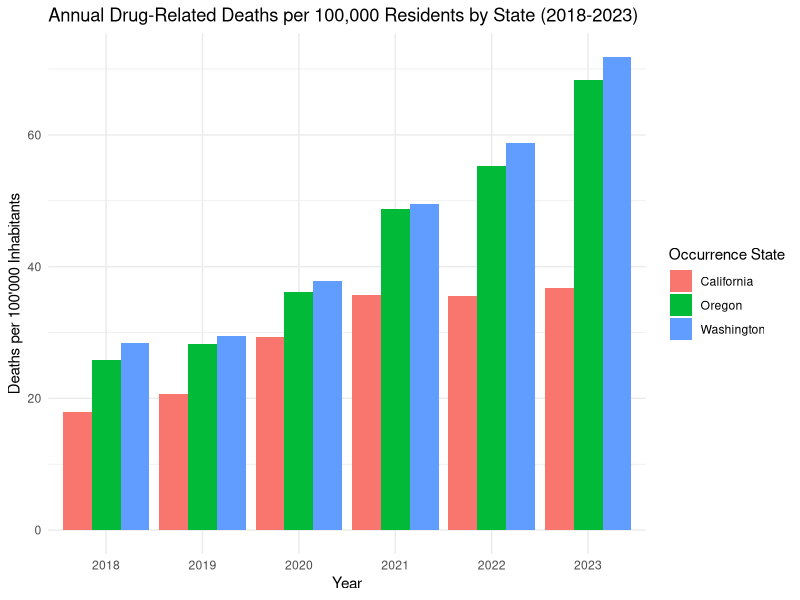
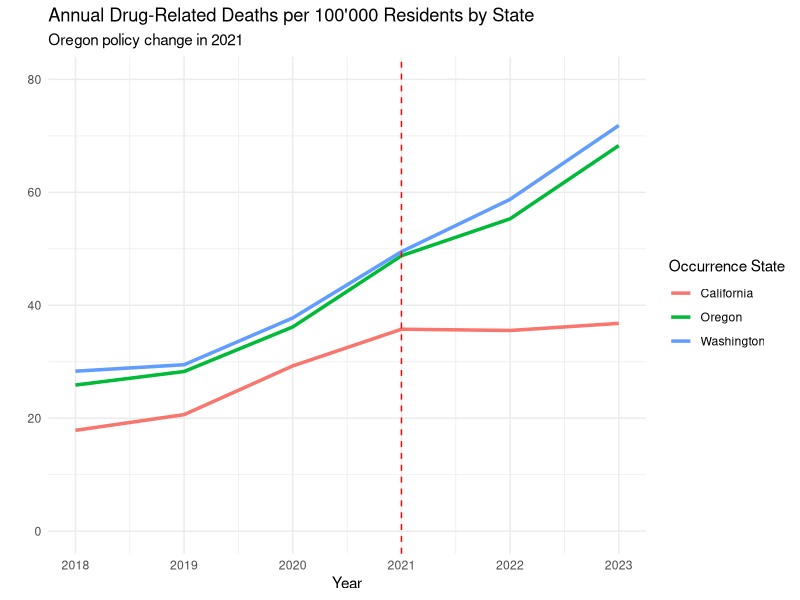
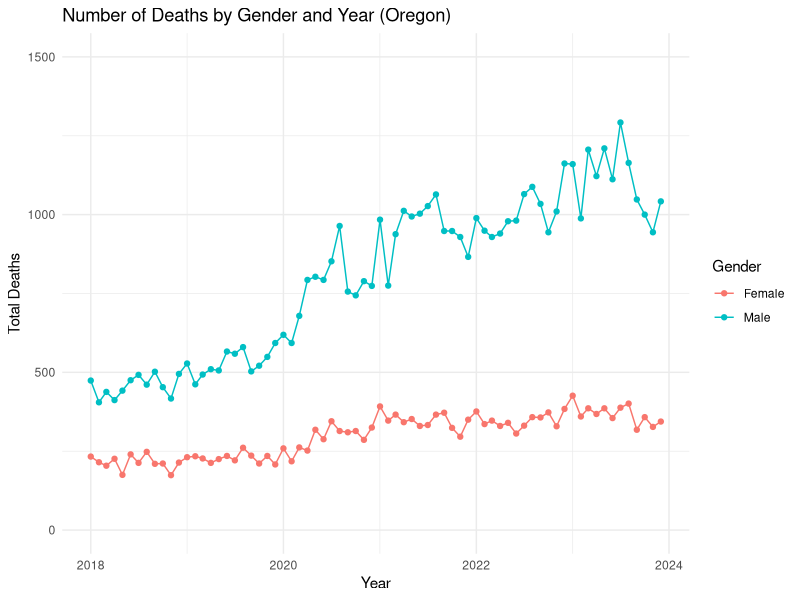
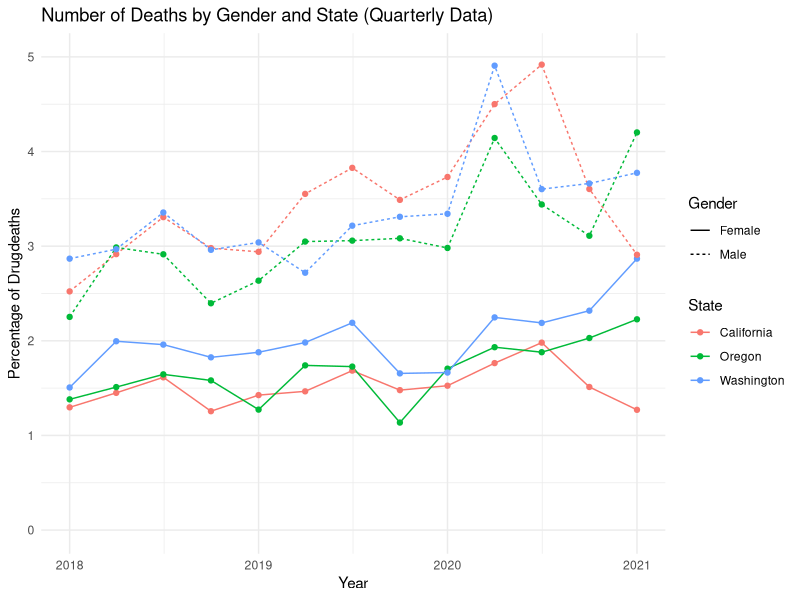
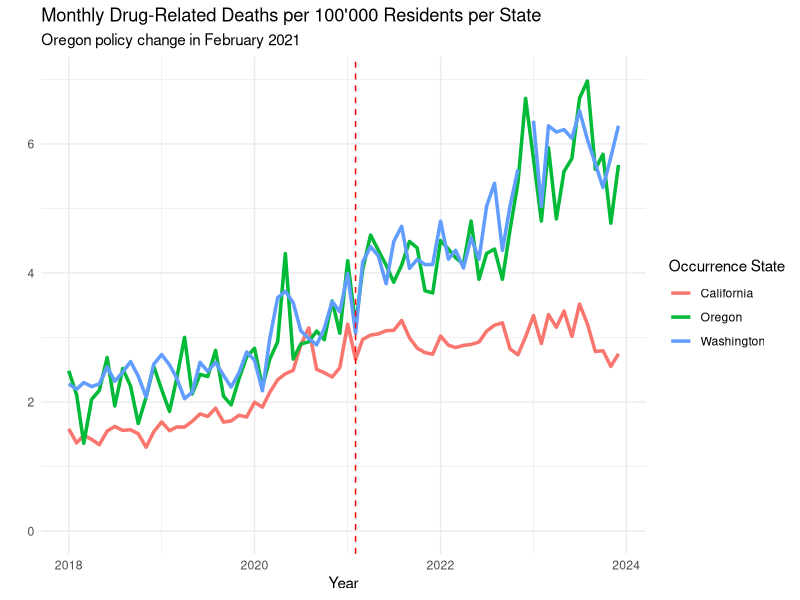
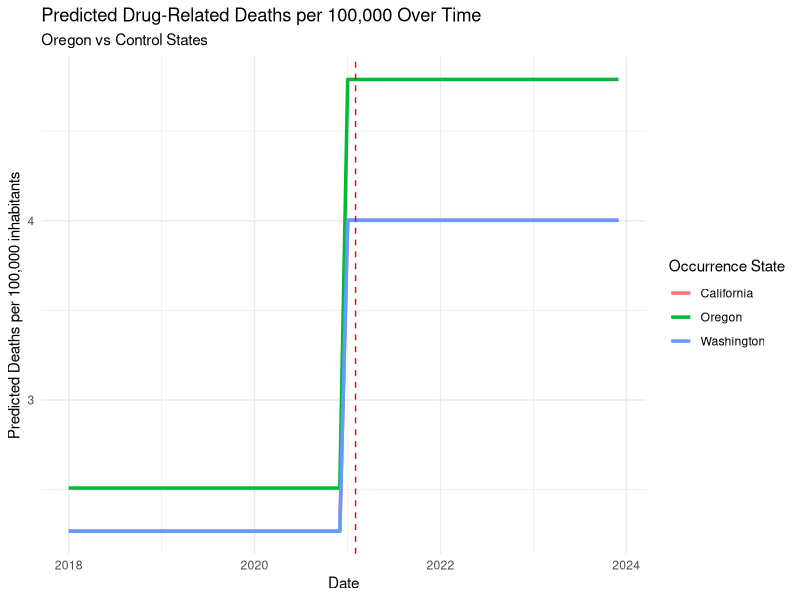
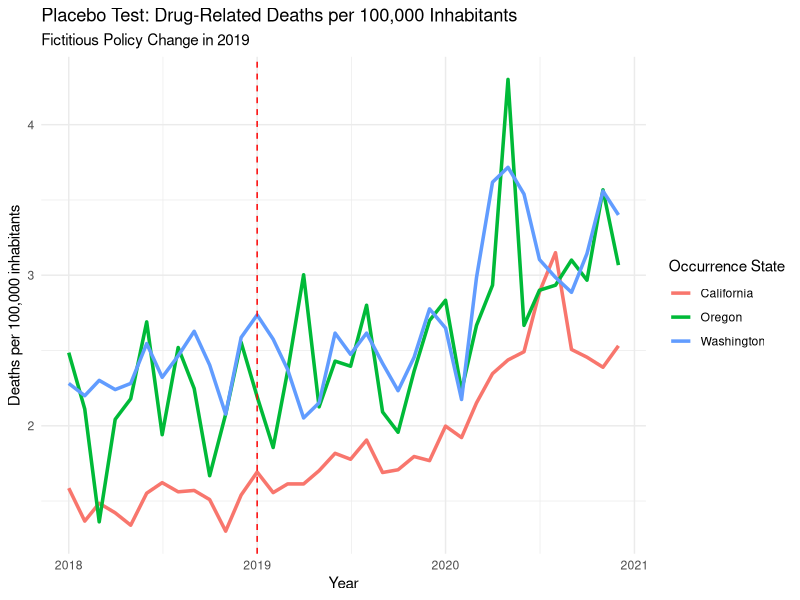
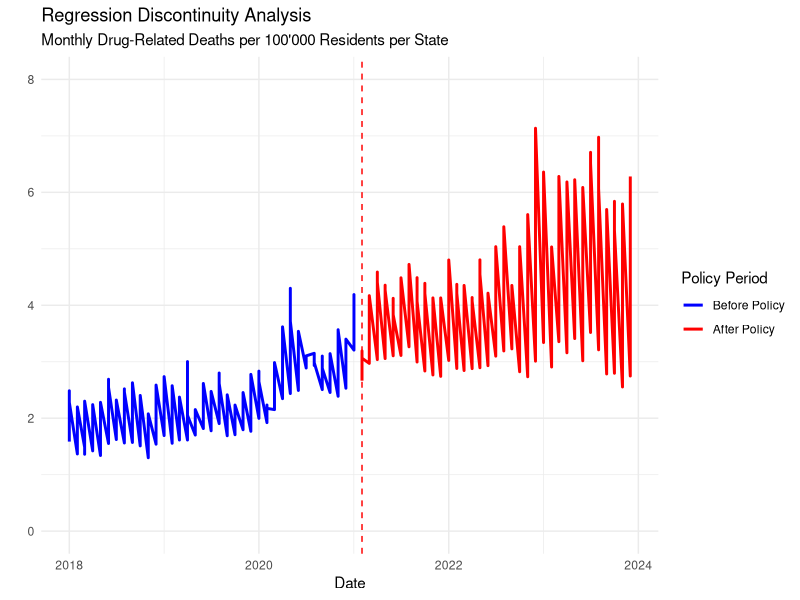

R code for these plots, in order:
## ---- chunk 1
knitr::opts_chunk$set(echo = TRUE)
## ---- chunk 2
library(readxl)
library(dplyr)
library(zoo)
library(lubridate)
library(ggplot2)
library(tidyr)
library(lmtest)
library(sandwich)
library(forecast)
library(plm)
  
#globally exclude code chunks from the output
knitr::opts_chunk$set(echo = FALSE)

#globally turn on caching
knitr::opts_chunk$set(cache = TRUE)

# globally turn off warnings and messages
knitr::opts_chunk$set(warning = FALSE)
knitr::opts_chunk$set(message = FALSE)

# globally set the theme for ggplot
theme_set(theme_minimal())

#setting directory
#setwd(dirname(rstudioapi::getSourceEditorContext()$path))
getwd()
## ---- chunk 3
# load the relevant part of the Data set, exclude notes starting from row 4374
Data <- read_excel("data/Drug_related_Deaths_2018-2024.xlsx", n_max = 4374)


# Overview for the Data
head(Data, 10)
str(Data)

## ---- chunk 4
# Read population data from Excel file for each region

# Load the population data from the first range (D244:M244)
population_oregon_1 <- read_excel("data/Ca_Or_Wa Population 2010-23.xlsx", 
                                  sheet = "Oregon", 
                                  range = "D244:M244", 
                                  col_names = FALSE)  

# Load the population data from the second range (Q244:T244)
population_oregon_2 <- read_excel("data/Ca_Or_Wa Population 2010-23.xlsx", 
                                  sheet = "Oregon", 
                                  range = "Q244:T244", 
                                  col_names = FALSE)  

# Combine the two data frames (horizontally) into one row
population_oregon <- cbind(population_oregon_1, population_oregon_2)

# Manually set the column names (years 2010 to 2023)
colnames(population_oregon) <- 2010:2023



# Load the population data from the first range in California
population_california_1 <- read_excel("data/Ca_Or_Wa Population 2010-23.xlsx", 
                                  sheet = "California", 
                                  range = "D487:M487", 
                                  col_names = FALSE)  

# Load the population data from the second range (Q487:T487)
population_california_2 <- read_excel("data/Ca_Or_Wa Population 2010-23.xlsx", 
                                  sheet = "California", 
                                  range = "Q487:T487", 
                                  col_names = FALSE)  

# Combine the two data frames (horizontally) into one row
population_california <- cbind(population_california_1, population_california_2)

# Manually set the column names (years 2010 to 2023)
colnames(population_california) <- 2010:2023



# Load the population data from the first range in Washington
population_washington_1 <- read_excel("data/Ca_Or_Wa Population 2010-23.xlsx", 
                                  sheet = "Washington", 
                                  range = "D286:M286", 
                                  col_names = FALSE)  

# Load the population data from the second range 
population_washington_2 <- read_excel("data/Ca_Or_Wa Population 2010-23.xlsx", 
                                  sheet = "Washington", 
                                  range = "Q286:T286", 
                                  col_names = FALSE)  

# Combine the two data frames (horizontally) into one row
population_washington <- cbind(population_washington_1, population_washington_2)

# Manually set the column names (years 2010 to 2023)
colnames(population_washington) <- 2010:2023


# Combine population data into a single data frame with an added column for state
population_data <- bind_rows(
  population_oregon %>% mutate(State = "Oregon"),
  population_washington %>% mutate(State = "Washington"),
  population_california %>% mutate(State = "California")
)


# Remove the temporary variables from the environment
rm(population_oregon_1, population_oregon_2, population_washington_1, 
   population_washington_2, population_california_1, population_california_2,
   population_oregon, population_washington, population_california)

# Convert wide format to long format
population_data <- population_data %>%
  pivot_longer(cols = -State,    # All columns except 'State'
               names_to = "year",   # The new column for years
               values_to = "population_count")  # The new column for population counts

#Convert year column to numeric
population_data$year <- as.numeric(population_data$year)  

## ---- chunk 5

# look into Dates 
unique(Data$Month)

# Delete Notes column without grepl 
Data <- Data[, !grepl("Notes", names(Data))]

# Delete Row Sep., 2024 since the data is not complete
Data <- Data[Data$Month != "Sep., 2024 (provisional and partial)", ]

# Create column Provisional (TRUE/FALSE) based on the col Month '(provisional)'
Data$Provisional <- grepl("\\(provisional\\)", Data$Month)

# Delete " (provisional)" from the Date
####Data$Month <- gsub(" \\(provisional\\)", "", Data$Month)

# Convert into Date Variable
####Data$Month <- as.yearmon(Data$Month, format = "%b., %Y")
Data <- Data %>%
  #mutate(`Month` = as.yearmon(`Month Code`, format = "%Y/%m"))
    mutate(`Month` = ym(`Month Code`))


#### look into Deaths
#### Data$Deaths

# count of "Suppressed"
sum(Data$Deaths == "Suppressed")

# Some of the numbers are "Suppressed" this means that there are between 1 and 9 cases
# To use Deaths as a number we can leave them as NA's or substitute by a random number between 1 and 9

# Set seed for reproducibility if needed
set.seed(23)  

# Replace "Suppressed" in the Death column with a random number between 1 and 9
Data$Deaths <- ifelse(Data$Deaths == "Suppressed", sample(1:9, sum(Data$Deaths == "Suppressed"), replace = TRUE), Data$Deaths)
Data$Deaths <- as.numeric(Data$Deaths)

summary(Data)
sum(Data$Deaths == "Suppressed")
# Delete all columns that end on Code, they are duplicates of the other columns
Data <- Data[, !grepl("Code$", names(Data))]

# keep one version of the Dataset with all Deaths
Data_complete <- Data

# Filters the data to only include drug-induced deaths (removes alcohol-induced and non-drug related deaths)
Data <- Data %>% filter(`UCD - Drug/Alcohol Induced` == "Drug-induced causes")

glimpse(Data)
## ---- chunk 6

# Filter the data for each complete years 2018 to 2023
Data_18_23 <- Data %>%
  filter(`Month` >= ym("2018-01") & `Month` <= ym("2023-12"))

# Group the data by occurrence state and year, then sum deaths per year
Data_18_23 <- Data_18_23 %>%
  group_by(`Occurrence State`, year = year(`Month`)) %>%
  summarise(Deaths = sum(Deaths))

# Merge the death data with population data by state and year
Data_with_population <- Data_18_23 %>%
  left_join(population_data, by = c("Occurrence State" = "State", "year" = "year"))

# Calculate deaths per 100,000 inhabitants for each year
Data_with_population <- Data_with_population %>%
  mutate(Deaths_per_100000 = (Deaths / population_count) * 100000)


# Plot the number of deaths per 10,000 inhabitants for each year and state
ggplot(Data_with_population, aes(x = factor(year), y = Deaths_per_100000, fill = `Occurrence State`)) +
  geom_bar(stat = "identity", position = "dodge") +
  labs(title = "Annual Drug-Related Deaths per 100,000 Residents by State (2018-2023)",
       x = "Year",
       y = "Deaths per 100'000 Inhabitants")


# Plot the trends over time for each state per year
ggplot(Data_with_population, aes(x = year, y = Deaths_per_100000, color = `Occurrence State`)) +
  geom_line(linewidth = 1.2) +
  geom_vline(xintercept = 2021, linetype = "dashed", color = "red") +  # Mark the policy change
  labs(title = "Annual Drug-Related Deaths per 100'000 Residents by State",
       subtitle = "Oregon policy change in 2021",
       x = "Year", y = "") +
   ylim(0, 80)   # Ensure y-axis starts at 0

## ---- chunk 7
# Prepare the data untill 2023
data_gender_year <- Data %>%
  filter(`Month` >= ym("2018-01") & `Month` <= ym("2023-12")) %>%
  select(Gender, Month, Deaths) %>%
  group_by(Gender, Month) %>%
  summarise(Total_Deaths = sum(Deaths, na.rm = TRUE)) %>%
  ungroup()

# Plot the data
ggplot(data_gender_year, aes(x = Month, y = Total_Deaths, color = Gender, group = Gender)) +
  geom_line() +
  geom_point() +
  labs(title = "Number of Deaths by Gender and Year (Oregon)",
       x = "Year",
       y = "Total Deaths",
       color = "Gender") +
       ylim(0, 1500) 

# Perform t-test for significant differences by gender 
t.test(Total_Deaths ~ Gender, data = data_gender_year)

## ---- chunk 8

# Prepare the data
#use quarterly data to make it smoother
data_Anova <- Data %>%
  filter(`Month` < ym("2021-02")) %>%
  mutate(Quarter = floor_date(as.Date(Month), "quarter")) %>%    
  select(Gender, Quarter, `Occurrence State`, Deaths) %>%
  group_by(Gender, Quarter, `Occurrence State`) %>%
  summarise(Total_Deaths = sum(Deaths, na.rm = TRUE)) %>%
  ungroup()

data_Anova$all_death <- Data_complete %>%
  filter(`Month` < ym("2021-02")) %>%
  mutate(Quarter = floor_date(as.Date(Month), "quarter")) %>%
  select(Gender, Quarter, `Occurrence State`, Deaths) %>%
  group_by(Gender, Quarter, `Occurrence State`) %>%
  summarise(Total_Deaths = sum(Deaths, na.rm = TRUE)) %>%
  ungroup() %>%
  pull(Total_Deaths)

data_Anova$DrugDeath_Percentage <- data_Anova$Total_Deaths / data_Anova$all_death *100

# Plot the data
ggplot(data_Anova, aes(x = Quarter, y = DrugDeath_Percentage, color = `Occurrence State`, linetype = Gender)) +
  geom_line() +
  geom_point() +
  labs(title = "Number of Deaths by Gender and State (Quarterly Data)",
       x = "Year",
       y = "Percentage of Drugdeaths",
       color = "State") +
        ylim(0, 5) 

# Perform ANOVA for significant differences by gender or State
data_Anova <- data_Anova %>%
  mutate(Gender = as.factor(Gender),
         `Occurrence State` = as.factor(`Occurrence State`))

# Test for effects in Gender, State and interactions
anova_model <- aov(DrugDeath_Percentage ~ Gender + `Occurrence State`, data = data_Anova)

summary(anova_model)

## ---- chunk 9

# Filter the data for each complete month in 2018 to 2023 
Data_monthly <- Data %>%
  filter(`Month` >= ym("2018-01") & `Month` <= ym("2023-12"))

# Group the data by occurrence state and month, then sum deaths per month
Data_monthly <- Data_monthly %>%
  group_by(`Occurrence State`, year = year(`Month`), month = month(`Month`)) %>%
  summarise(Deaths = sum(Deaths))


# Merge the death data with population data by state and year
Data_monthly <- Data_monthly %>%
  left_join(population_data, by = c("Occurrence State" = "State", "year" = "year"))

# Calculate deaths per 100,000 inhabitants for each year
Data_monthly <- Data_monthly  %>%
  mutate(Deaths_per_100000 = (Deaths / population_count) * 100000)


# Create 'treatment' and 'post_policy' variables
Data_monthly <- Data_monthly %>%
  mutate(
    treatment = ifelse(`Occurrence State` == "Oregon", 1, 0),  # 1 for Oregon, 0 for California/Washington
    post_policy = ifelse(year >= 2021, 1, 0),  # 1 for years 2021 and later
    interaction = treatment * post_policy  # Interaction term for DiD
  )

# Create a new date column by combining year and month
Data_monthly <- Data_monthly %>%
  mutate(date = ym(paste(year, month, sep = "-")))  # Combine year and month into a date


# Difference-in-Differences (DiD) regression model with Deaths_per_100000

did_model <- lm(Deaths_per_100000 ~ treatment + post_policy + interaction, data = Data_monthly)
summary(did_model)

# Robust standard errors to handle heteroscedasticity
coeftest(did_model, vcov = vcovHC(did_model, type = "HC1"))

## ---- chunk 10
# Plot DiD Results
# Plot the trends over time for each state
ggplot(Data_monthly, aes(x = date, y = Deaths_per_100000, color = `Occurrence State`)) +
  geom_line(linewidth = 1.2) +
  geom_vline(xintercept = as.Date("2021-02-01"), linetype = "dashed", color = "red") +  # Mark the policy change
  labs(title = "Monthly Drug-Related Deaths per 100'000 Residents per State",
       subtitle = "Oregon policy change in February 2021",
       x = "Year", y = "") +
       ylim(0, 7)


# Generate predicted values based on the model
Data_monthly$predicted <- predict(did_model, newdata = Data_monthly)

# Visualize the predicted trends
ggplot(Data_monthly, aes(x = date, y = predicted, color = `Occurrence State`)) +
  geom_line(linewidth = 1.2) +
  geom_vline(xintercept = as.Date("2021-02-01"), linetype = "dashed", color = "red") +  # Mark the policy change
  labs(title = "Predicted Drug-Related Deaths per 100,000 Over Time",
       subtitle = "Oregon vs Control States",
       x = "Date", y = "Predicted Deaths per 100,000 inhabitants")

## ---- chunk 11

# Subset data for Oregon and Washington pre Policy
oregon_data <- Data_monthly %>% filter(date >= as.Date("2018-01-01") & date <= as.Date("2021-02-01") & `Occurrence State` == "Oregon")
washington_data <- Data_monthly %>% filter(date >= as.Date("2018-01-01") & date <= as.Date("2021-02-01") & `Occurrence State` == "Washington")
california_data <- Data_monthly %>% filter(date >= as.Date("2018-01-01") & date <= as.Date("2021-02-01") & `Occurrence State` == "California")




# Calculate the correlation coefficient between the two states
correlation <- cor(oregon_data$Deaths_per_100000, washington_data$Deaths_per_100000)
coorelation_c <- cor(oregon_data$Deaths_per_100000, california_data$Deaths_per_100000)

# Print the result
correlation
coorelation_c
#Seperate DiD

# Example for DiD with only California as control
did_model_california <- lm(Deaths_per_100000 ~ treatment + post_policy + interaction, 
                           data = Data_monthly %>% filter(`Occurrence State` %in% c("Oregon", "California")))

# Example for DiD with only Washington as control
did_model_washington <- lm(Deaths_per_100000 ~ treatment + post_policy + interaction, 
                           data = Data_monthly %>% filter(`Occurrence State` %in% c("Oregon", "Washington")))

# Compare the results
summary(did_model_california)
summary(did_model_washington)



## ---- chunk 12
# Make a Difference-in-Differences model for the years 2018-2020 as a placebo test
Data_placebo <- Data_monthly %>%
  filter(date >= as.Date("2018-01-01") & date <= as.Date("2020-12-01"))

# Create 'treatment' and 'post_policy' variables for the placebo test
Data_placebo <- Data_placebo %>%
  mutate(
    treatment = ifelse(`Occurrence State` == "Oregon", 1, 0),  # 1 for Oregon, 0 for California/Washington
    post_policy = ifelse(year >= 2019, 1, 0),  # 1 for years 2019 and later
    interaction = treatment * post_policy  # Interaction term for DiD
  )

# Difference-in-Differences (DiD) model for the placebo test
did_model_placebo <- lm(Deaths_per_100000 ~ treatment + post_policy + interaction, data = Data_placebo)
summary(did_model_placebo)

# Robust standard errors for the placebo test
#coeftest(did_model_placebo, vcov = vcovHC(did_model_placebo, type = "HC1"))

# Plot the placebo test results
ggplot(Data_placebo, aes(x = date, y = Deaths_per_100000, color = `Occurrence State`)) +
  geom_line(linewidth = 1.2) +
  geom_vline(xintercept = as.Date("2019-01-01"), linetype = "dashed", color = "red") +  # Mark the placebo policy change
  labs(title = "Placebo Test: Drug-Related Deaths per 100,000 Inhabitants",
       subtitle = "Fictitious Policy Change in 2019",
       x = "Year", y = "Deaths per 100,000 inhabitants")
## ---- chunk 13
# Regression Discontinuity Analysis: To further validate the DiD results


# Create a binary variable for the policy change
Data_RD <- Data_monthly %>%
  mutate(policy_change = ifelse(date >= as.Date("2021-02-01"), 1, 0))

# Fit a regression model to estimate the effect of the policy change
rd_model <- lm(Deaths_per_100000 ~ policy_change, data = Data_RD)
summary(rd_model)

# Robust standard errors to handle heteroscedasticity
coeftest(rd_model, vcov = vcovHC(rd_model, type = "HC1"))


# Plot the regression discontinuity analysis
ggplot(Data_RD, aes(x = date, y = Deaths_per_100000, color = as.factor(policy_change))) +
  geom_line(linewidth = 1) +
  geom_vline(xintercept = as.Date("2021-02-01"), linetype = "dashed", color = "red") +  # Mark the policy change
  
  # Custom color for before and after policy
  scale_color_manual(values = c("0" = "blue", "1" = "red"), labels = c("Before Policy", "After Policy")) +
  
  # Custom labels and title
  labs(title = "Regression Discontinuity Analysis",
       subtitle = "Monthly Drug-Related Deaths per 100'000 Residents per State",
       x = "Date", y = "", 
       color = "Policy Period") +  # Custom legend title
  # Ensure y-axis starts at 0
  ylim(0, 8)



## ---- chunk 14
# Filter the data for Oregon and clean it
data_oregon <- Data %>%
  filter(`Occurrence State` == "Oregon") %>%
  mutate(Deaths = as.numeric(Deaths),    # Convert Deaths to numeric
         date = as.Date(paste0(Month, "-01")))  # Create a proper date column

# Create a time series object for Oregon deaths
ts_oregon <- ts(data_oregon$Deaths, start = c(2018, 1), frequency = 12)

# Split the data for training (2018-2022) and validation (2023)
train_ts <- window(ts_oregon, end = c(2022, 12))
valid_ts <- window(ts_oregon, start = c(2023, 1), end = c(2023, 12))
full_train_ts <- window(ts_oregon, end = c(2023, 12))

# Fit an ARIMA model (or other model)
arima_model <- auto.arima(train_ts)
full_arima_model <- auto.arima(full_train_ts)

# Forecast for the validation period (2023-2024)
forecast_2023_2024 <- forecast(arima_model, h = 12)

# Plot the forecast against the actual validation data
plot(forecast_2023_2024)
lines(valid_ts, col = "red")  # Add the actual data for comparison
legend("topright", legend = c("Forecast", "Actual Data"), col = c("blue", "red"), lty = 1)

# compute the accuracy of the model
accuracy(forecast_2023_2024, valid_ts)

# After validating the model, forecast for 2025
forecast_2025 <- forecast(full_arima_model, h = 12)

# Plot the forecast for 2025
plot(forecast_2025, main = "Forecast for Drug-Related Deaths in Oregon (2025)",
     xlab = "Year", ylab = "Deaths per 100,000 inhabitants")+  ylim(0, 52)

## ---- chunk 15
# Panel Data Analysis
# Create a panel data set for the analysis
panel_data <- Data_monthly %>%
  select(`Occurrence State`, date, Deaths_per_100000) %>%
  mutate(State = factor(`Occurrence State`)) %>%
  select(-`Occurrence State`)


# Aggregate the data to ensure unique state and date combinations
panel_data <- panel_data %>%
  group_by(State, date) %>%
  summarise(Deaths_per_100000 = sum(Deaths_per_100000, na.rm = TRUE)) %>%
  ungroup()

# Convert the data to a pdata.frame
pdata <- pdata.frame(panel_data, index = c("State", "date"))

# Fit a panel data model to assess the impact of the policy change
panel_model <- plm(Deaths_per_100000 ~ lag(Deaths_per_100000, 1), data = pdata, model = "within")

# Summarize the model
summary(panel_model)

# Robust standard errors for the panel data model
coeftest(panel_model, vcov = vcovHC(panel_model, type = "HC1"))

# Extract the index (State, Date) for the fitted model to align with fitted values
model_index <- index(panel_model)

# Create a dataframe with fitted values and corresponding index (State, Date)
fitted_data <- data.frame(State = model_index$State,
                          date = model_index$date,
                          Fitted = fitted(panel_model))

# Merge the fitted data with the original panel_data based on State and Date
panel_data_with_fitted <- merge(panel_data, fitted_data, by = c("State", "date"))

# Plot the panel data model results using ggplot2
ggplot(panel_data_with_fitted, aes(x = date, y = Deaths_per_100000, color = State)) +
  geom_point() +
  geom_line(aes(y = Deaths_per_100000), linetype = "solid") +  # Plot actual Deaths_per_100000 as solid line
  labs(title = "Panel Data Model Results",
       x = "Date",
       y = "Deaths_per_100000",
       color = "State") +
  theme_minimal()

        ggplot(panel_data_with_fitted, aes(x = date, y = Deaths_per_100000, color = State)) +
      geom_point() +
      geom_line(aes(y = Deaths_per_100000), linetype = "solid") +  # Plot actual Deaths_per_100000 as solid line
      geom_line(aes(y = Fitted), linetype = "dashed") +  # Plot fitted values as dashed line
      labs(title = "Panel Data Model Results",
           x = "date",
           y = "Deaths_per_100000",
           color = "State") +
      theme_minimal()
